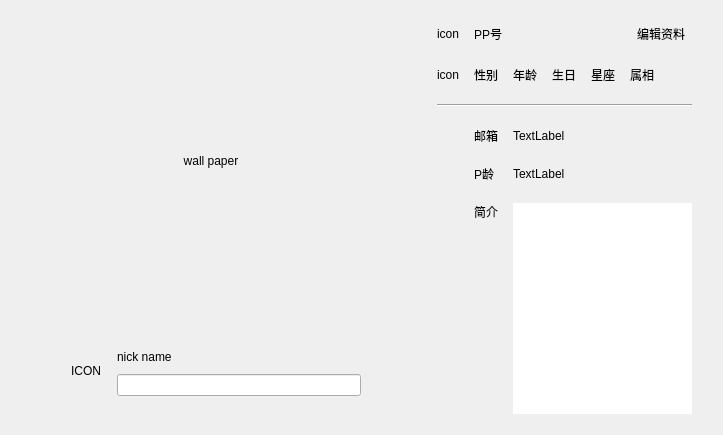
<?xml version="1.0" encoding="UTF-8"?>
<ui version="4.0">
 <class>UserInfoDialog</class>
 <widget class="QDialog" name="UserInfoDialog">
  <property name="geometry">
   <rect>
    <x>0</x>
    <y>0</y>
    <width>679</width>
    <height>435</height>
   </rect>
  </property>
  <property name="windowTitle">
   <string>UserInfoDialog</string>
  </property>
  <layout class="QHBoxLayout" name="horizontalLayout_2">
   <item>
    <layout class="QHBoxLayout" name="horizontalLayout">
     <item>
      <layout class="QGridLayout" name="gridLayout_2" rowstretch="8,1,1,1">
       <item row="0" column="0">
        <widget class="QLabel" name="wallpaperLble">
         <property name="minimumSize">
          <size>
           <width>400</width>
           <height>300</height>
          </size>
         </property>
         <property name="maximumSize">
          <size>
           <width>400</width>
           <height>300</height>
          </size>
         </property>
         <property name="text">
          <string>wall paper</string>
         </property>
         <property name="alignment">
          <set>Qt::AlignCenter</set>
         </property>
        </widget>
       </item>
       <item row="1" column="0">
        <spacer name="verticalSpacer">
         <property name="orientation">
          <enum>Qt::Vertical</enum>
         </property>
         <property name="sizeHint" stdset="0">
          <size>
           <width>20</width>
           <height>40</height>
          </size>
         </property>
        </spacer>
       </item>
       <item row="2" column="0">
        <layout class="QGridLayout" name="gridLayout">
         <property name="leftMargin">
          <number>50</number>
         </property>
         <property name="rightMargin">
          <number>50</number>
         </property>
         <item row="0" column="1">
          <widget class="QLabel" name="nicknameLble">
           <property name="text">
            <string>nick name</string>
           </property>
          </widget>
         </item>
         <item row="1" column="1">
          <widget class="QLineEdit" name="signatureLEdit"/>
         </item>
         <item row="0" column="0" rowspan="2">
          <widget class="QToolButton" name="iconToolBtn">
           <property name="minimumSize">
            <size>
             <width>50</width>
             <height>50</height>
            </size>
           </property>
           <property name="text">
            <string>ICON</string>
           </property>
           <property name="autoRaise">
            <bool>true</bool>
           </property>
          </widget>
         </item>
        </layout>
       </item>
       <item row="3" column="0">
        <spacer name="verticalSpacer_2">
         <property name="orientation">
          <enum>Qt::Vertical</enum>
         </property>
         <property name="sizeHint" stdset="0">
          <size>
           <width>20</width>
           <height>40</height>
          </size>
         </property>
        </spacer>
       </item>
      </layout>
     </item>
     <item>
      <layout class="QGridLayout" name="gridLayout_3">
       <property name="leftMargin">
        <number>20</number>
       </property>
       <property name="topMargin">
        <number>10</number>
       </property>
       <property name="rightMargin">
        <number>20</number>
       </property>
       <property name="bottomMargin">
        <number>10</number>
       </property>
       <property name="horizontalSpacing">
        <number>15</number>
       </property>
       <property name="verticalSpacing">
        <number>20</number>
       </property>
       <item row="1" column="3">
        <widget class="QLabel" name="birthdayLbel">
         <property name="text">
          <string>生日</string>
         </property>
        </widget>
       </item>
       <item row="2" column="0" colspan="6">
        <widget class="Line" name="line">
         <property name="orientation">
          <enum>Qt::Horizontal</enum>
         </property>
        </widget>
       </item>
       <item row="1" column="4">
        <widget class="QLabel" name="constellLble">
         <property name="text">
          <string>星座</string>
         </property>
        </widget>
       </item>
       <item row="1" column="2">
        <widget class="QLabel" name="ageLble">
         <property name="text">
          <string>年龄</string>
         </property>
        </widget>
       </item>
       <item row="5" column="1">
        <widget class="QLabel" name="label_15">
         <property name="text">
          <string>简介</string>
         </property>
         <property name="alignment">
          <set>Qt::AlignLeading|Qt::AlignLeft|Qt::AlignTop</set>
         </property>
        </widget>
       </item>
       <item row="4" column="1">
        <widget class="QLabel" name="label_13">
         <property name="text">
          <string>P龄</string>
         </property>
        </widget>
       </item>
       <item row="3" column="1">
        <widget class="QLabel" name="label_11">
         <property name="text">
          <string>邮箱</string>
         </property>
        </widget>
       </item>
       <item row="1" column="1">
        <widget class="QLabel" name="sexLble">
         <property name="text">
          <string>性别</string>
         </property>
        </widget>
       </item>
       <item row="5" column="2" colspan="4">
        <widget class="QTextEdit" name="profileTEdit">
         <property name="frameShape">
          <enum>QFrame::NoFrame</enum>
         </property>
         <property name="readOnly">
          <bool>true</bool>
         </property>
        </widget>
       </item>
       <item row="1" column="5">
        <widget class="QLabel" name="zodiacLble">
         <property name="text">
          <string>属相</string>
         </property>
        </widget>
       </item>
       <item row="1" column="0">
        <widget class="QLabel" name="label_10">
         <property name="text">
          <string>icon</string>
         </property>
        </widget>
       </item>
       <item row="0" column="0">
        <widget class="QLabel" name="label_9">
         <property name="text">
          <string>icon</string>
         </property>
        </widget>
       </item>
       <item row="0" column="1" colspan="4">
        <widget class="QLabel" name="ppNumberLble">
         <property name="text">
          <string>PP号</string>
         </property>
        </widget>
       </item>
       <item row="3" column="2" colspan="4">
        <widget class="QLabel" name="emailLble">
         <property name="text">
          <string>TextLabel</string>
         </property>
        </widget>
       </item>
       <item row="4" column="2" colspan="4">
        <widget class="QLabel" name="pAgeLble">
         <property name="text">
          <string>TextLabel</string>
         </property>
        </widget>
       </item>
       <item row="0" column="5">
        <widget class="QToolButton" name="editToolBtn">
         <property name="text">
          <string>编辑资料</string>
         </property>
         <property name="autoRaise">
          <bool>true</bool>
         </property>
        </widget>
       </item>
      </layout>
     </item>
    </layout>
   </item>
  </layout>
 </widget>
 <layoutdefault spacing="6" margin="11"/>
 <resources/>
 <connections/>
</ui>
